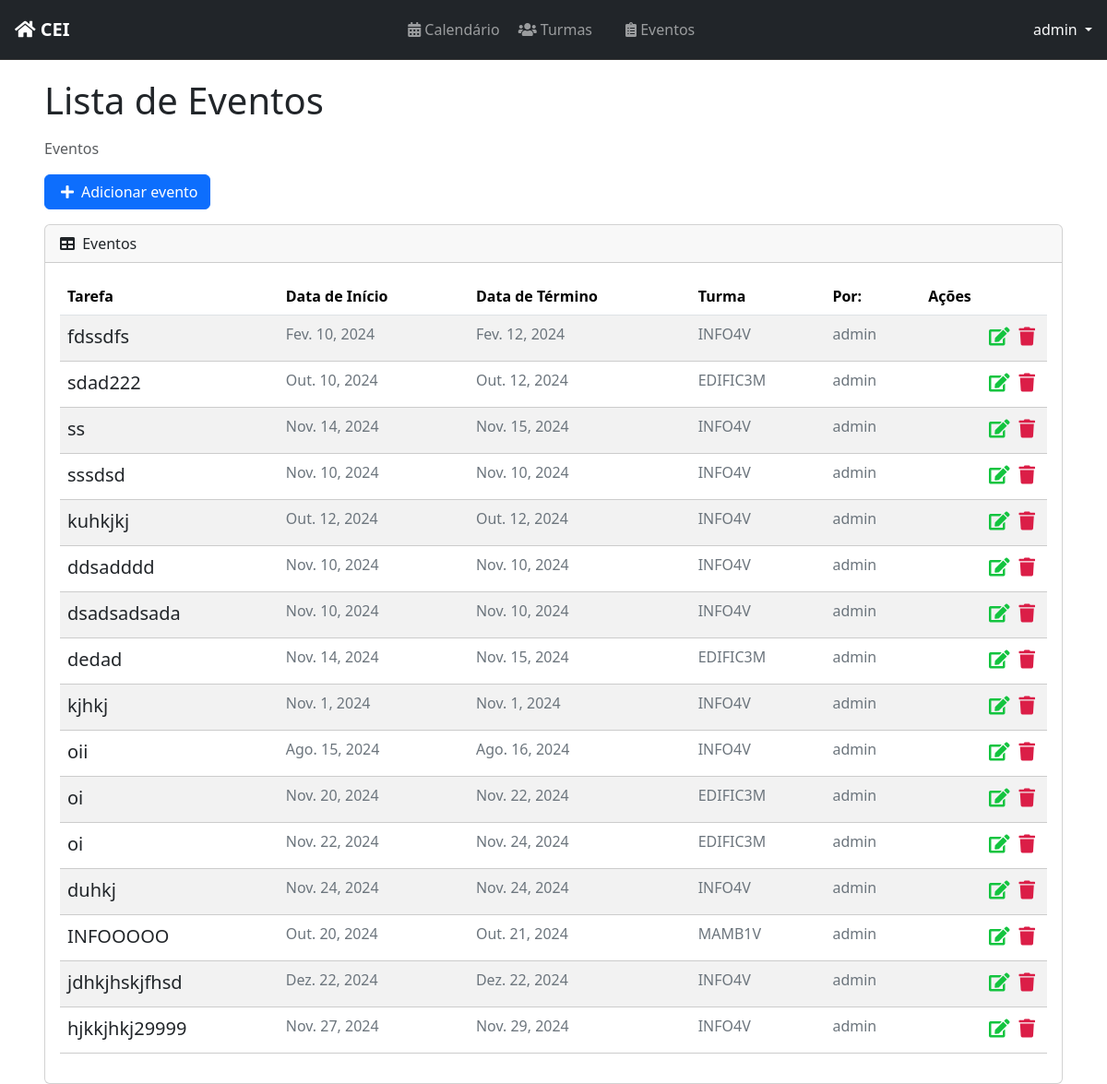
Page /list/ (signed in) on the committed database.
### profiles/models.py (models this page shows, shortened)
class CustomUser(AbstractUser):
    id = models.BigAutoField(primary_key=True)
    turma = models.ForeignKey('classes.Turma', on_delete=models.SET_NULL, blank=True, null=True)

### tasks/models.py (models this page shows, shortened)
class Task(models.Model):
    id = models.BigAutoField(primary_key=True)
    title = models.CharField(max_length=20)
    description = models.TextField(max_length=150)
    start_date = models.DateField()
    end_date = models.DateField()
    total_subs = models.PositiveIntegerField(default=0)
    subs = models.PositiveIntegerField(default=0)
    start_time = models.TimeField()
    end_time = models.TimeField()
    usuario = models.ForeignKey(CustomUser, on_delete=models.PROTECT)
    turma = models.ForeignKey('classes.Turma', on_delete=models.CASCADE)
    created_at = models.DateTimeField(auto_now_add=True)
    updated_at = models.DateTimeField(auto_now=True)

### classes/models.py (models this page shows, shortened)
class Turma(models.Model):
    TURNO_CHOICES = [
        ('manha', 'Manhã'),
        ('tarde', 'Tarde'),
        ('noite', 'Noite'),
    ]
    CURSO_CHOICES = [
        ('edificacoes', 'Edificações'),
        ('informatica', 'Informática'),
        ('meio_ambiente', 'Meio Ambiente'),
        ('matematica', 'Matemática'),
    ]
    SERIE_CHOICES = [
        ('1', '1º Ano'),
        ('2', '2º Ano'),
        ('3', '3º Ano'),
        ('4', '4º Ano'),
    ]
    nome = models.CharField(max_length=8, unique=True)
    serie = models.CharField(max_length=1, choices=SERIE_CHOICES)
    turno = models.CharField(max_length=5, choices=TURNO_CHOICES)
    curso = models.CharField(max_length=15, choices=CURSO_CHOICES)

### tasks/views.py (the view)
# urls.py: path('list/', TaskListView.as_view(), name='task-list'),
class TaskListView(GroupRequiredMixin, LoginRequiredMixin, ListView):
    group_required = [u"Docente", u"Tutor"]
    login_url = reverse_lazy('login')
    model = Task
    template_name = 'tasks/list.html'
    context_object_name = 'tasks'
    ordering = '-created_at'
    def get_queryset(self):
        self.tasks = Task.objects.filter(usuario=self.request.user)
        return self.tasks

### tasks/context_processors.py (called while the page is built)
def user_in_discente(request):
    if request.user.is_authenticated:
        return {'user_in_discente': request.user.groups.filter(name="Discente").exists()}
    return {'user_in_discente': False}

### tasks/templates/tasks/list.html (shortened to what this page needs)
{% extends 'base.html' %}
{% block content %}
<div class="container-fluid">
    <h1 class="mb-3">Lista de Eventos</h1>
    <ol class="breadcrumb mb-3">
        <li class="breadcrumb-item active">Eventos</li>
    </ol>
    <div class="row mb-3">
        <div class="col-12 col-sm-auto">
            <a id="add-link" href="{% url 'new-task' %}" class="btn btn-primary d-flex align-items-center">
                <i class="fas fa-plus me-2"></i> Adicionar evento
            </a>
        </div>
    </div>
    <div class="card">
        <div class="card-header">
            <i class="fas fa-table me-1"></i>
            Eventos
        </div>
        <div class="card-body">
            <div class="table-responsive">
                <table id="datatablesSimple" class="table table-striped table-hover">
                    <thead class="table">
                        <tr>
                            <th>Tarefa</th>
                            <th>Data de Início</th>
                            <th>Data de Término</th>
                            <th>Turma</th>
                            <th>Por:</th>
                            <th>Ações</th>
                        </tr>
                    </thead>
                    <tbody>
                        {% for task in tasks %}
                        <tr class="task-item">
                            <td>
                                <a href="/task/{{ task.id }}" class="text-decoration-none text-dark">{{ task.title }}</a>
                            </td>
                            <td style="color: #6c757d;" class="fs-6">{{ task.start_date }}</td>
                            <td style="color: #6c757d;" class="fs-6">{{ task.end_date }}</td>
                            <td style="color: #6c757d;" class="fs-6">{{ task.turma.nome }}</td>
                            <td style="color: #6c757d;" class="fs-6">{{ task.usuario.username }}</td>
                            <td>
                                <a href="{% url 'delete-task' task.id %}" class="text-danger me-2"><i class="fas fa-trash"></i></a>
                                <a href="{% url 'edit-task' task.id %}" class="text-warning"><i class="fas fa-edit"></i></a>
                            </td>
                        </tr>
                        {% endfor %}
                    </tbody>
                </table>
            </div>
        </div>
    </div>
</div>
{% endblock %}
{% block scripts %}
<link href="https://cdn.jsdelivr.net/npm/simple-datatables@7.1.2/dist/style.min.css" rel="stylesheet" />
{% endblock %}

### tasks/templates/base.html (shortened to what this page needs)
{% load static %}
<!DOCTYPE html>
<html lang="en">
<head>
    <link href="{% static 'bootstrap/css/bootstrap.min.css' %}" rel="stylesheet">
    <link rel="stylesheet" href="https://use.fontawesome.com/releases/v5.7.2/css/all.css">
    <link rel="stylesheet" href="{% static 'css/styles.css' %}">
    <link href="{% static 'css/datatables.min.css' %}" rel="stylesheet">
</head>
<body>
  <nav class="navbar navbar-expand-lg navbar-dark bg-dark">
    <div class="container-fluid">
      <a class="navbar-brand" href="{% url 'dashboard' %}">
        <i class="fas fa-home"></i> CEI
      </a>
      <div class="collapse navbar-collapse" id="navbarSupportedContent">
        <ul class="navbar-nav me-auto mb-2 mb-lg-0">
          <li class="nav-item">
            <a class="nav-link" aria-current="page" href="{% url 'calendar' %}">
              <i class="fas fa-calendar-alt"></i> Calendário
            </a>
          </li>
          <li class="nav-item mx-lg-1">
            <a class="nav-link" href="{% url 'lista-turmas' %}">
              <i class="fas fa-users"></i> Turmas
            </a>
          </li>
          {% if user.is_authenticated and not user_in_discente %}
          <li class="nav-item mx-lg-3">
            <a class="nav-link" aria-current="page" href="{% url 'task-list' %}">
              <i class="fas fa-clipboard-list"></i> Eventos
            </a>
          </li>
          {% endif %}
        </ul>
        {% if user.is_authenticated %}
        <div class="dropdown">
          <a class="nav-link dropdown-toggle text-light" href="#" id="navbarDropdown" role="button" data-bs-toggle="dropdown" aria-expanded="false">
            {{ user.username }}
          </a>
        </div>
        {% else %}
        <li class="nav nav-pills flex-column">
          <a href="{% url 'login' %}" class="nav-link text-white">
            Login
          </a>
        </li>
        {% endif %}
      </div>
    </div>
  </nav>
  <div class="container-fluid px-5">
    <div class="col-12">
      {% block content %}
      {% endblock %}
    </div>
  </div>
  {% block scripts %}
  {% endblock %}
</body>
</html>

### tasks/static/css/styles.css (style rules this page uses)
.container-fluid { padding: 0; }
.navbar { border-bottom: 1px solid #333; margin-bottom: 20px; }
.navbar-nav { margin: auto; }
.navbar-brand { font-weight: bold; }
#add-link { text-decoration: none; }
.fas.fa-plus { color: #FFF; margin-right: 10px; margin-left: 5px; }
.task-item { list-style: none; font-size: 20px; height: 50px; padding-top: 10px; border-bottom: 1px dashed #CCC; }
.fas.fa-trash { color: #db1e47; cursor: pointer; margin: 5px; font-size: 20px; float: right; }
.fas.fa-edit { color: #13c43f; cursor: pointer; margin: 5px; font-size: 20px; float: right; }

### tasks/templates/base.html (style rules this page uses)
.navbar { padding: 0.75rem 1rem; }

### rows in the picture
CustomUser: username "admin"
Task: title "fdssdfs", start_date "Fev. 10, 2024", end_date "Fev. 12, 2024", turma.nome "INFO4V", usuario.username "admin"
Task: title "sdad222", start_date "Out. 10, 2024", end_date "Out. 12, 2024", turma.nome "EDIFIC3M", usuario.username "admin"
Task: title "ss", start_date "Nov. 14, 2024", end_date "Nov. 15, 2024", turma.nome "INFO4V", usuario.username "admin"
Task: title "sssdsd", start_date "Nov. 10, 2024", end_date "Nov. 10, 2024", turma.nome "INFO4V", usuario.username "admin"
Task: title "kuhkjkj", start_date "Out. 12, 2024", end_date "Out. 12, 2024", turma.nome "INFO4V", usuario.username "admin"
Task: title "ddsadddd", start_date "Nov. 10, 2024", end_date "Nov. 10, 2024", turma.nome "INFO4V", usuario.username "admin"
Task: title "dsadsadsada", start_date "Nov. 10, 2024", end_date "Nov. 10, 2024", turma.nome "INFO4V", usuario.username "admin"
Task: title "dedad", start_date "Nov. 14, 2024", end_date "Nov. 15, 2024", turma.nome "EDIFIC3M", usuario.username "admin"
Task: title "kjhkj", start_date "Nov. 1, 2024", end_date "Nov. 1, 2024", turma.nome "INFO4V", usuario.username "admin"
Task: title "oii", start_date "Ago. 15, 2024", end_date "Ago. 16, 2024", turma.nome "INFO4V", usuario.username "admin"
Task: title "oi", start_date "Nov. 20, 2024", end_date "Nov. 22, 2024", turma.nome "EDIFIC3M", usuario.username "admin"
Task: title "oi", start_date "Nov. 22, 2024", end_date "Nov. 24, 2024", turma.nome "EDIFIC3M", usuario.username "admin"
Task: title "duhkj", start_date "Nov. 24, 2024", end_date "Nov. 24, 2024", turma.nome "INFO4V", usuario.username "admin"
Task: title "INFOOOOO", start_date "Out. 20, 2024", end_date "Out. 21, 2024", turma.nome "MAMB1V", usuario.username "admin"
Task: title "jdhkjhskjfhsd", start_date "Dez. 22, 2024", end_date "Dez. 22, 2024", turma.nome "INFO4V", usuario.username "admin"
Task: title "hjkkjhkj29999", start_date "Nov. 27, 2024", end_date "Nov. 29, 2024", turma.nome "INFO4V", usuario.username "admin"
